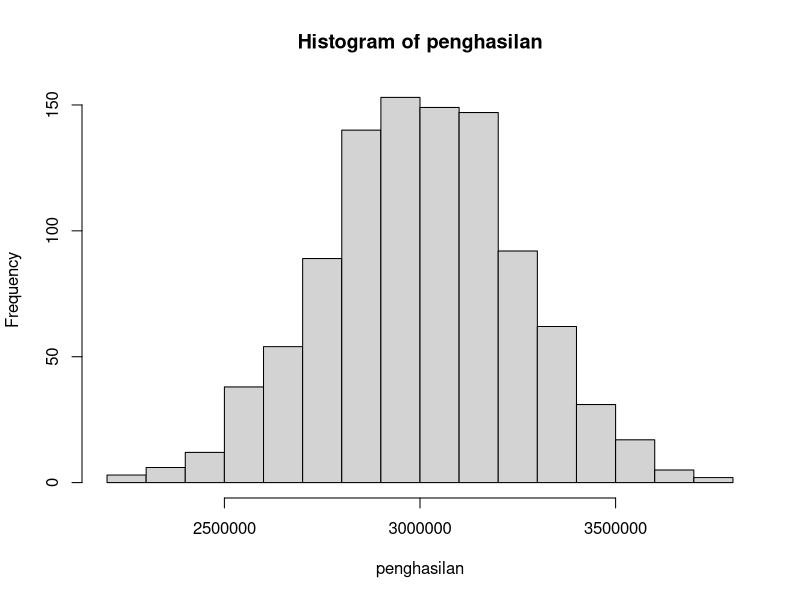

Write R code to recreate this figure.
# Penghasilan satu kecamatan
penghasilan <- rnorm(1000, 3000000, 250000)
head(penghasilan)
tail(penghasilan)
penghasilan
hist(penghasilan)

# Memasukan 1 orang, dengan penghasilan 7 juta
baru <- 7e+07
penghasilan_baru <- append(penghasilan, baru)
tail(penghasilan_baru)

median(penghasilan)
median(penghasilan_baru)

mean(penghasilan)
mean(penghasilan_baru)
